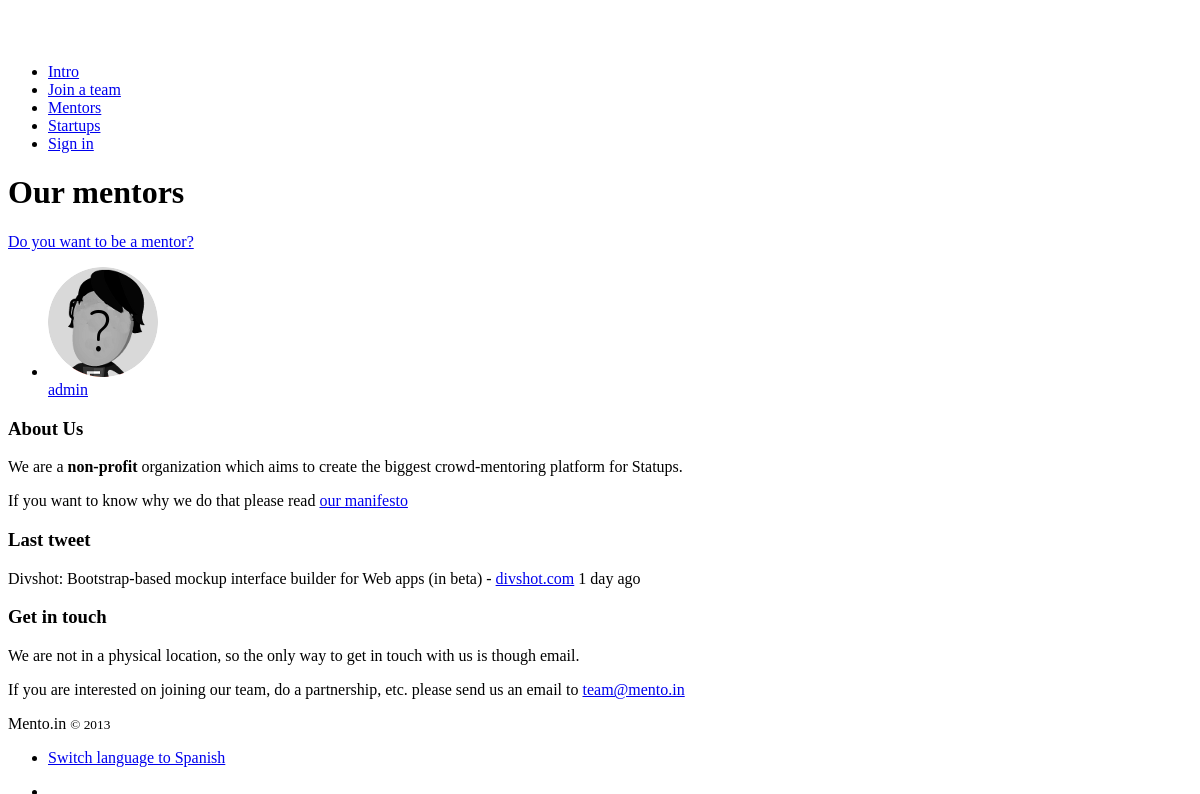
Page /mentors/ on the earlier database version.
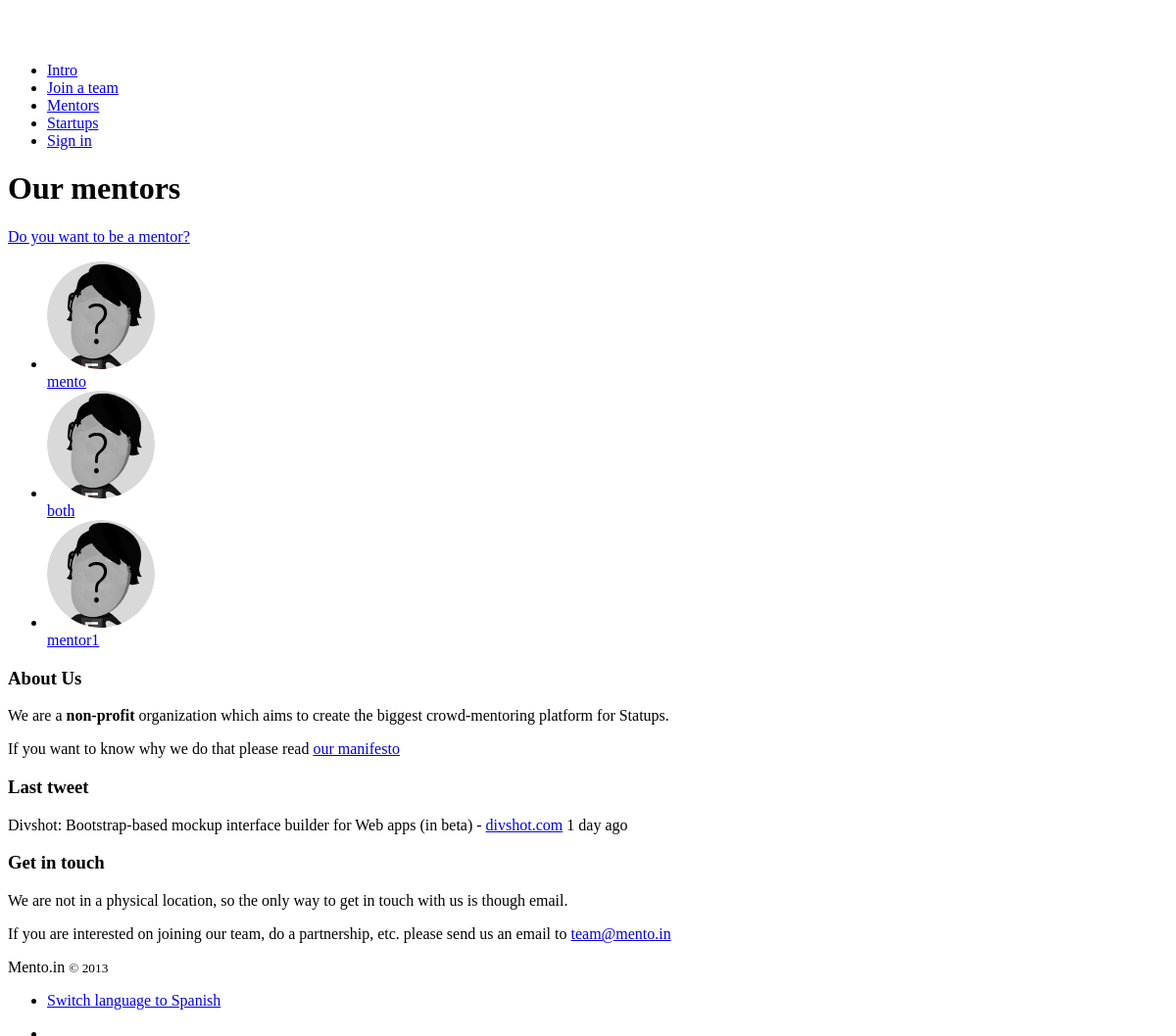
Same page on the later database version.
### mentors/models.py (models this page shows)
class Mentor(models.Model):
    person = models.OneToOneField(Person)
    business_strategy = models.BooleanField()
    design = models.BooleanField()
    technology = models.BooleanField()
    marketing_sales = models.BooleanField()
    legal = models.BooleanField()
    human_resources = models.BooleanField()
    others_areas = models.CharField(max_length=100)

### people/models.py (models this page shows)
class Person(models.Model):
    user = models.OneToOneField(User)
    avatar = models.ImageField(upload_to="avatars/people")
    description = models.TextField()
    country = models.CharField(max_length=100)
    city = models.CharField(max_length=100)
    twitter_user = models.CharField(max_length=50, blank=True)
    linkedin_profile = models.URLField(blank=True)
    others_social_profiles = models.TextField(blank=True)
    why = models.TextField()
    english = models.BooleanField(blank=True)
    spanish = models.BooleanField(blank=True)
    others_languages = models.CharField(max_length=100, blank=True)
    def is_mentor(self):
        """Check if this Person is a mentor."""
        try:
            self.mentor
            return True
        except:
            return False
    is_mentor.boolean = True
    def is_entrepreneur(self):
        """Check if this Person is an entrepreneur."""
        try:
            self.entrepreneur
            return True
        except:
            return False
    is_entrepreneur.boolean = True

### mentors/views.py (the view)
# urls.py: url(r'$', 'entrepreneurs.views.list', name="entrepreneurs_list"),
def list(request):
    mentors = Mentor.objects.all()[:MENTOR_LIST_SIZE]
    return render_to_response("mentors/list.html",
        {
            "mentors": mentors,
        },
        context_instance=RequestContext(request)
    )

### templates/mentors/list.html
{% extends "base.html" %}
{% load i18n %}
{% block body-class %}class="portfolio1"{% endblock %}
{% block content %}
  <div class="container">
    <h1 class="onleft">Our mentors</h1>
    {% if not user.person.is_mentor %}
      <a href="{% url "mentors_create" %}" class="btn large shaded onright margin-top">Do you want to be a mentor?</a>
    {% endif %}
    <div class="row">
        <div class="span12">
          <ul class="inline-list">
            {% for mentor in mentors %}
              <li>
                <a href="{% url "mentors_profile" mentor.person.user.username %}">
                  <img src="{% if e.person.avatar %}{{STATIC_URL}}{{mentor.person.avatar}}{% else %}{{STATIC_URL}}images/icons/guest.png{% endif %}"><br>
                {{ mentor.person.user.username }}
                </a>
              </li>
            {% endfor %}
          </ul>
        </div>
      </div>
  </div>
{% endblock %}

### templates/base.html (shortened to what this page needs)
<!DOCTYPE html>
 <html class="no-js" lang="en">
    <head>
        <link href="{{STATIC_URL}}less/style.less" rel="stylesheet/less" type="text/css">
    </head>
    <body {% block body-class %}{% endblock %}>
        <div class="wrapper">
            <header class="header-wrapper {% block header_sticky %}sticky{% endblock %}">
                <div class="header container ">
                    <div class="row">
                        <div class="span12">
                            <a href="/" class="logo-top"><img src="{{STATIC_URL}}images/logo/tmp_logo.png" alt="bulb, creative agency" /></a>
                        </div>
                    </div>
                </div>
            </header>
            {% block menu %}
                <nav class="menu-wrapper {% block header_sticky2 %}sticky{% endblock %}">
                    <ul class="menu transitions">
                        <li>
                            <a href="{% url "home" %}">Intro</a>
                        </li>
                        {% if not user.is_authenticated %}
                            <li>
                                <a href="/#signup">Join a team</a>
                            </li>
                        {% endif %}
                        <li>
                            <a href="{% url "mentors_list" %}" {% if mentors == 1 %}class="active anchor" {% endif %}>Mentors</a>
                        </li>
                        <li>
                            <a href="{% url "entrepreneurs_list" %}" {% if entrepreneurs == 1 %}class="active anchor" {% endif %}>Startups</a>
                        </li>
                        {% if user.is_authenticated %}
                            <li>
                                <a href="#">
                                    <i class="easycons-arrow-down white small "></i>
                                    {{user}}
                                </a>
                                <ul class="sub-menu">
                                    <li><a href="{% url "person_home" %}">Dashboard</a></li>
                                    <li><a href="{% url "person_edit" %}">Editar perfil</a></li>
                                    <li><a href="{% url "person_profile" user.username %}">Perfil público</a></li>
                                    <li><a href="{% url "logout" %}">Cerrar sesión</a></li>
                                </ul>
                            </li>
                        {% else %}
                            <li>
                                <a href="{% url "login" %}">Sign in</a>
                            </li>
                        {% endif %}
                    </ul>
                </nav>
            {% endblock %}
            {% block content %}
            {% endblock %}
        </div>
        <footer class="footer-wrapper" id="contact">
            <div class="footer-top container">
                <div class="row">
                    <div class="span4">
                        <h3><span>About Us</span></h3>
                        <p class="about-us-text">We are a <strong>non-profit</strong> organization which aims to create the biggest crowd-mentoring platform for Statups.
                    </p>
                    <p>
                        If you want to know why we do that please read <a href="#">our manifesto</a>
                    </p>
                    </div>
                    <div class="span4">
                        <h3><span>Last tweet</span></h3>
                        <p class="latest-tweet">Divshot: Bootstrap-based mockup interface builder for Web apps (in beta) - <a href="#">divshot.com</a> <span class="timeago">1 day ago</span></p>
                    </div>
                    <div class="span4">
                        <h3><span>Get in touch</span></h3>
                        <p>
                            We are not in a physical location, so the only way to get in touch with us is though email.<br>
                        </p>
                        <p>
                            If you are interested on joining our team, do a partnership, etc. please send us an email to <a href="mailto:team@mento.in">team@mento.in</a>
                        </p>
                    </div>
                </div>
            </div>
            <div class="footer-bottom">
                <div class="container">
                    <div class="row">
                        <div class="span8">
                            <span class="copyright">Mento.in <small>&copy; 2013</small></span>
                            <nav class="footer-menu">
                                <ul>
                                    <li><a href="#">Switch language to Spanish</a></li>
                                </ul>
                            </nav>
                        </div>
                        <div class="span4">
                            <nav class="social-icons">
                                <ul>
                                    <li><a href="https://www.facebook.com/mento.in"></a></li>
                                </ul>
                            </nav>
                        </div>
                    </div>
                </div>
            </div>
        </footer>
</body>
</html>

Differences in the rows shown:
changed Mentor: person.user.username "admin" → "mento"
added Mentor: person.user.username "both"
added Mentor: person.user.username "mentor1"
